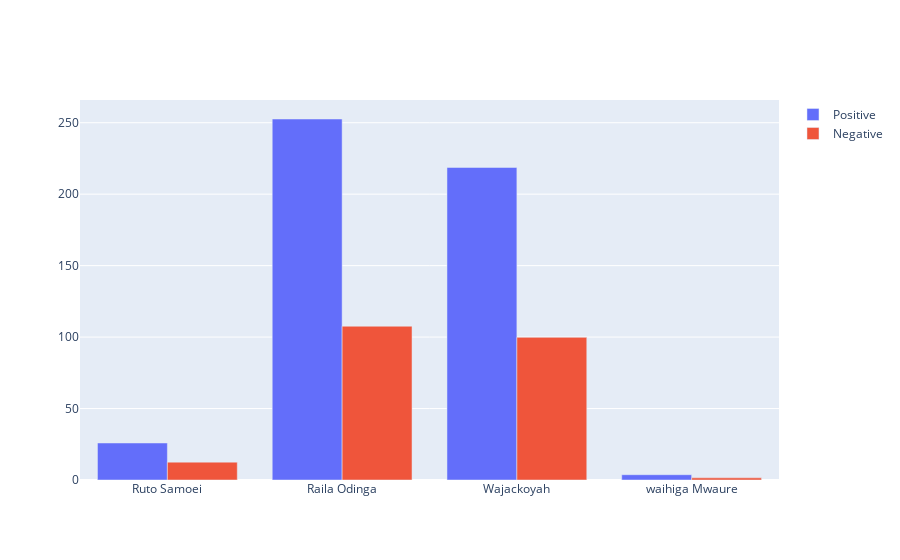

Notebook code cell kept with this figure:
### Code cell
Politicians = ['Ruto Samoei','Raila Odinga', 'Wajackoyah', 'waihiga Mwaure']
lis_pos = [positive_per1, positive_per2, positive_per3, positive_per4]
lis_neg = [negative_per1, negative_per2, negative_per3, negative_per4]

fig = go.Figure(data=[
    go.Bar(name='Positive', x=Politicians, y=lis_pos),
    go.Bar(name='Negative', x=Politicians, y=lis_neg)
])
# Change the bar mode
fig.update_layout(barmode='group')
fig.show()

### Figure 1 — Plotly figure (JSON) as saved in the notebook; plotly's stock layout.template omitted (floating-point values rounded to 4 significant figures)
{"data": [{"name": "Positive", "type": "bar", "x": ["Ruto Samoei", "Raila Odinga", "Wajackoyah", "waihiga Mwaure"], "y": [25.9, 252.6, 218.7, 3.7]}, {"name": "Negative", "type": "bar", "x": ["Ruto Samoei", "Raila Odinga", "Wajackoyah", "waihiga Mwaure"], "y": [12.5, 107.6, 99.8, 1.5]}], "layout": {"barmode": "group"}}
